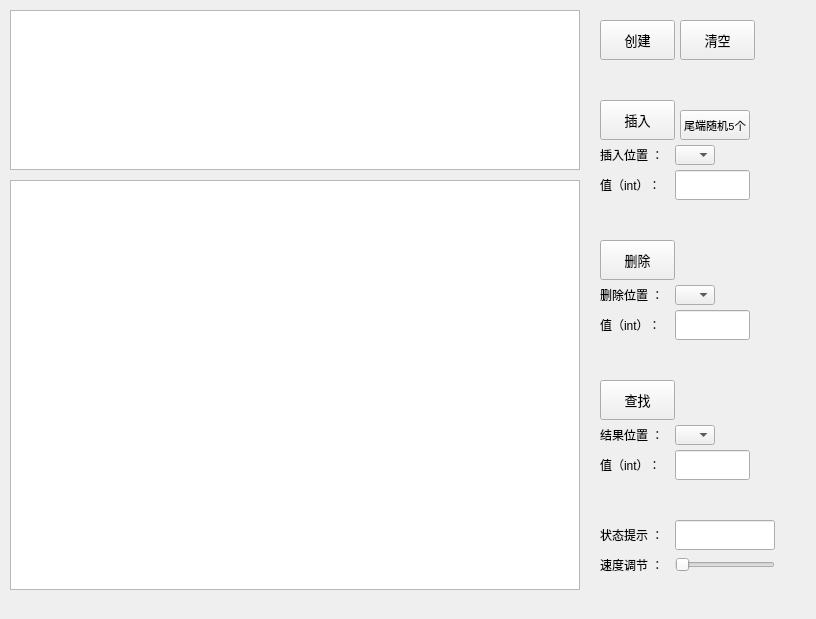
<?xml version="1.0" encoding="UTF-8"?>
<ui version="4.0">
 <class>dlinklist</class>
 <widget class="QWidget" name="dlinklist">
  <property name="geometry">
   <rect>
    <x>0</x>
    <y>0</y>
    <width>816</width>
    <height>619</height>
   </rect>
  </property>
  <property name="windowTitle">
   <string>Form</string>
  </property>
  <widget class="QGraphicsView" name="graphicsView">
   <property name="geometry">
    <rect>
     <x>10</x>
     <y>180</y>
     <width>570</width>
     <height>410</height>
    </rect>
   </property>
  </widget>
  <widget class="QTextBrowser" name="textBrowser">
   <property name="geometry">
    <rect>
     <x>10</x>
     <y>10</y>
     <width>570</width>
     <height>160</height>
    </rect>
   </property>
  </widget>
  <widget class="QPushButton" name="pushButtonDelete">
   <property name="geometry">
    <rect>
     <x>600</x>
     <y>240</y>
     <width>75</width>
     <height>40</height>
    </rect>
   </property>
   <property name="minimumSize">
    <size>
     <width>0</width>
     <height>20</height>
    </size>
   </property>
   <property name="font">
    <font>
     <family>Consolas</family>
     <pointsize>10</pointsize>
    </font>
   </property>
   <property name="text">
    <string>删除</string>
   </property>
  </widget>
  <widget class="QLabel" name="labelDeleteValue">
   <property name="geometry">
    <rect>
     <x>600</x>
     <y>310</y>
     <width>66</width>
     <height>30</height>
    </rect>
   </property>
   <property name="sizePolicy">
    <sizepolicy hsizetype="Minimum" vsizetype="Minimum">
     <horstretch>0</horstretch>
     <verstretch>0</verstretch>
    </sizepolicy>
   </property>
   <property name="minimumSize">
    <size>
     <width>60</width>
     <height>30</height>
    </size>
   </property>
   <property name="text">
    <string>值（int）：</string>
   </property>
  </widget>
  <widget class="QLineEdit" name="lineEditDelete">
   <property name="geometry">
    <rect>
     <x>675</x>
     <y>310</y>
     <width>75</width>
     <height>30</height>
    </rect>
   </property>
   <property name="sizePolicy">
    <sizepolicy hsizetype="Fixed" vsizetype="Fixed">
     <horstretch>0</horstretch>
     <verstretch>0</verstretch>
    </sizepolicy>
   </property>
   <property name="minimumSize">
    <size>
     <width>60</width>
     <height>30</height>
    </size>
   </property>
  </widget>
  <widget class="QComboBox" name="comboBoxDelete">
   <property name="enabled">
    <bool>true</bool>
   </property>
   <property name="geometry">
    <rect>
     <x>675</x>
     <y>285</y>
     <width>40</width>
     <height>20</height>
    </rect>
   </property>
  </widget>
  <widget class="QLabel" name="labelDeletePos">
   <property name="geometry">
    <rect>
     <x>600</x>
     <y>280</y>
     <width>75</width>
     <height>30</height>
    </rect>
   </property>
   <property name="sizePolicy">
    <sizepolicy hsizetype="Minimum" vsizetype="Minimum">
     <horstretch>0</horstretch>
     <verstretch>0</verstretch>
    </sizepolicy>
   </property>
   <property name="minimumSize">
    <size>
     <width>60</width>
     <height>30</height>
    </size>
   </property>
   <property name="text">
    <string>删除位置 ：</string>
   </property>
  </widget>
  <widget class="QPushButton" name="pushButtonLocate">
   <property name="geometry">
    <rect>
     <x>600</x>
     <y>380</y>
     <width>75</width>
     <height>40</height>
    </rect>
   </property>
   <property name="minimumSize">
    <size>
     <width>0</width>
     <height>20</height>
    </size>
   </property>
   <property name="font">
    <font>
     <family>Consolas</family>
     <pointsize>10</pointsize>
    </font>
   </property>
   <property name="text">
    <string>查找</string>
   </property>
  </widget>
  <widget class="QLineEdit" name="lineEditLocate">
   <property name="geometry">
    <rect>
     <x>675</x>
     <y>450</y>
     <width>75</width>
     <height>30</height>
    </rect>
   </property>
   <property name="sizePolicy">
    <sizepolicy hsizetype="Fixed" vsizetype="Fixed">
     <horstretch>0</horstretch>
     <verstretch>0</verstretch>
    </sizepolicy>
   </property>
   <property name="minimumSize">
    <size>
     <width>60</width>
     <height>30</height>
    </size>
   </property>
  </widget>
  <widget class="QComboBox" name="comboBoxLocate">
   <property name="enabled">
    <bool>true</bool>
   </property>
   <property name="geometry">
    <rect>
     <x>675</x>
     <y>425</y>
     <width>40</width>
     <height>20</height>
    </rect>
   </property>
  </widget>
  <widget class="QLabel" name="labelLocateValue">
   <property name="geometry">
    <rect>
     <x>600</x>
     <y>450</y>
     <width>66</width>
     <height>30</height>
    </rect>
   </property>
   <property name="sizePolicy">
    <sizepolicy hsizetype="Minimum" vsizetype="Minimum">
     <horstretch>0</horstretch>
     <verstretch>0</verstretch>
    </sizepolicy>
   </property>
   <property name="minimumSize">
    <size>
     <width>60</width>
     <height>30</height>
    </size>
   </property>
   <property name="text">
    <string>值（int）：</string>
   </property>
  </widget>
  <widget class="QLabel" name="labelResultPos">
   <property name="geometry">
    <rect>
     <x>600</x>
     <y>420</y>
     <width>75</width>
     <height>30</height>
    </rect>
   </property>
   <property name="sizePolicy">
    <sizepolicy hsizetype="Minimum" vsizetype="Minimum">
     <horstretch>0</horstretch>
     <verstretch>0</verstretch>
    </sizepolicy>
   </property>
   <property name="minimumSize">
    <size>
     <width>60</width>
     <height>30</height>
    </size>
   </property>
   <property name="text">
    <string>结果位置 ：</string>
   </property>
  </widget>
  <widget class="QLabel" name="labelTimeControl">
   <property name="geometry">
    <rect>
     <x>600</x>
     <y>550</y>
     <width>75</width>
     <height>30</height>
    </rect>
   </property>
   <property name="sizePolicy">
    <sizepolicy hsizetype="Minimum" vsizetype="Minimum">
     <horstretch>0</horstretch>
     <verstretch>0</verstretch>
    </sizepolicy>
   </property>
   <property name="minimumSize">
    <size>
     <width>60</width>
     <height>30</height>
    </size>
   </property>
   <property name="text">
    <string>速度调节 ：</string>
   </property>
  </widget>
  <widget class="QPushButton" name="pushButtonInit">
   <property name="geometry">
    <rect>
     <x>600</x>
     <y>20</y>
     <width>75</width>
     <height>40</height>
    </rect>
   </property>
   <property name="minimumSize">
    <size>
     <width>0</width>
     <height>20</height>
    </size>
   </property>
   <property name="font">
    <font>
     <family>Consolas</family>
     <pointsize>10</pointsize>
    </font>
   </property>
   <property name="text">
    <string>创建</string>
   </property>
  </widget>
  <widget class="QLabel" name="labelInsertValue">
   <property name="geometry">
    <rect>
     <x>600</x>
     <y>170</y>
     <width>66</width>
     <height>30</height>
    </rect>
   </property>
   <property name="sizePolicy">
    <sizepolicy hsizetype="Minimum" vsizetype="Minimum">
     <horstretch>0</horstretch>
     <verstretch>0</verstretch>
    </sizepolicy>
   </property>
   <property name="minimumSize">
    <size>
     <width>60</width>
     <height>30</height>
    </size>
   </property>
   <property name="text">
    <string>值（int）：</string>
   </property>
  </widget>
  <widget class="QLineEdit" name="lineEditInsert">
   <property name="geometry">
    <rect>
     <x>675</x>
     <y>170</y>
     <width>75</width>
     <height>30</height>
    </rect>
   </property>
   <property name="sizePolicy">
    <sizepolicy hsizetype="Fixed" vsizetype="Fixed">
     <horstretch>0</horstretch>
     <verstretch>0</verstretch>
    </sizepolicy>
   </property>
   <property name="minimumSize">
    <size>
     <width>60</width>
     <height>30</height>
    </size>
   </property>
  </widget>
  <widget class="QPushButton" name="pushButtonInsert">
   <property name="geometry">
    <rect>
     <x>600</x>
     <y>100</y>
     <width>75</width>
     <height>40</height>
    </rect>
   </property>
   <property name="minimumSize">
    <size>
     <width>0</width>
     <height>20</height>
    </size>
   </property>
   <property name="font">
    <font>
     <family>Consolas</family>
     <pointsize>10</pointsize>
    </font>
   </property>
   <property name="text">
    <string>插入</string>
   </property>
  </widget>
  <widget class="QComboBox" name="comboBoxInsert">
   <property name="enabled">
    <bool>true</bool>
   </property>
   <property name="geometry">
    <rect>
     <x>675</x>
     <y>145</y>
     <width>40</width>
     <height>20</height>
    </rect>
   </property>
  </widget>
  <widget class="QLabel" name="labelInsert">
   <property name="geometry">
    <rect>
     <x>600</x>
     <y>140</y>
     <width>75</width>
     <height>30</height>
    </rect>
   </property>
   <property name="sizePolicy">
    <sizepolicy hsizetype="Minimum" vsizetype="Minimum">
     <horstretch>0</horstretch>
     <verstretch>0</verstretch>
    </sizepolicy>
   </property>
   <property name="minimumSize">
    <size>
     <width>60</width>
     <height>30</height>
    </size>
   </property>
   <property name="text">
    <string>插入位置 ：</string>
   </property>
  </widget>
  <widget class="QLabel" name="labelState">
   <property name="geometry">
    <rect>
     <x>600</x>
     <y>520</y>
     <width>60</width>
     <height>30</height>
    </rect>
   </property>
   <property name="sizePolicy">
    <sizepolicy hsizetype="Minimum" vsizetype="Minimum">
     <horstretch>0</horstretch>
     <verstretch>0</verstretch>
    </sizepolicy>
   </property>
   <property name="minimumSize">
    <size>
     <width>60</width>
     <height>30</height>
    </size>
   </property>
   <property name="text">
    <string>状态提示 ：</string>
   </property>
  </widget>
  <widget class="QLineEdit" name="lineEditState">
   <property name="geometry">
    <rect>
     <x>675</x>
     <y>520</y>
     <width>100</width>
     <height>30</height>
    </rect>
   </property>
   <property name="sizePolicy">
    <sizepolicy hsizetype="Fixed" vsizetype="Fixed">
     <horstretch>0</horstretch>
     <verstretch>0</verstretch>
    </sizepolicy>
   </property>
   <property name="minimumSize">
    <size>
     <width>60</width>
     <height>30</height>
    </size>
   </property>
  </widget>
  <widget class="QSlider" name="horizontalSlider">
   <property name="geometry">
    <rect>
     <x>675</x>
     <y>555</y>
     <width>100</width>
     <height>20</height>
    </rect>
   </property>
   <property name="mouseTracking">
    <bool>true</bool>
   </property>
   <property name="orientation">
    <enum>Qt::Horizontal</enum>
   </property>
  </widget>
  <widget class="QPushButton" name="pushButtonRandomInsert5">
   <property name="geometry">
    <rect>
     <x>680</x>
     <y>110</y>
     <width>70</width>
     <height>30</height>
    </rect>
   </property>
   <property name="minimumSize">
    <size>
     <width>0</width>
     <height>20</height>
    </size>
   </property>
   <property name="font">
    <font>
     <family>Consolas</family>
     <pointsize>8</pointsize>
    </font>
   </property>
   <property name="text">
    <string>尾端随机5个</string>
   </property>
  </widget>
  <widget class="QPushButton" name="pushButtonClear">
   <property name="geometry">
    <rect>
     <x>680</x>
     <y>20</y>
     <width>75</width>
     <height>40</height>
    </rect>
   </property>
   <property name="minimumSize">
    <size>
     <width>0</width>
     <height>20</height>
    </size>
   </property>
   <property name="font">
    <font>
     <family>Consolas</family>
     <pointsize>10</pointsize>
    </font>
   </property>
   <property name="text">
    <string>清空</string>
   </property>
  </widget>
 </widget>
 <resources/>
 <connections/>
</ui>
